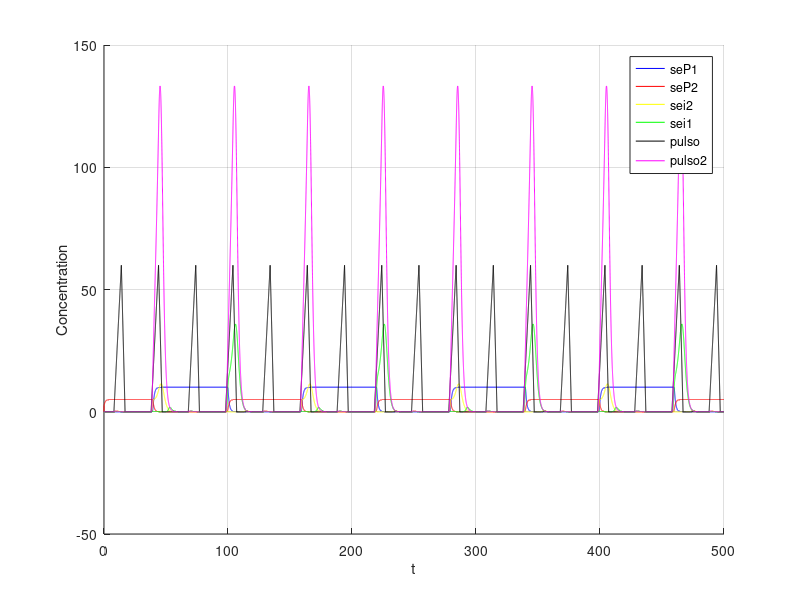
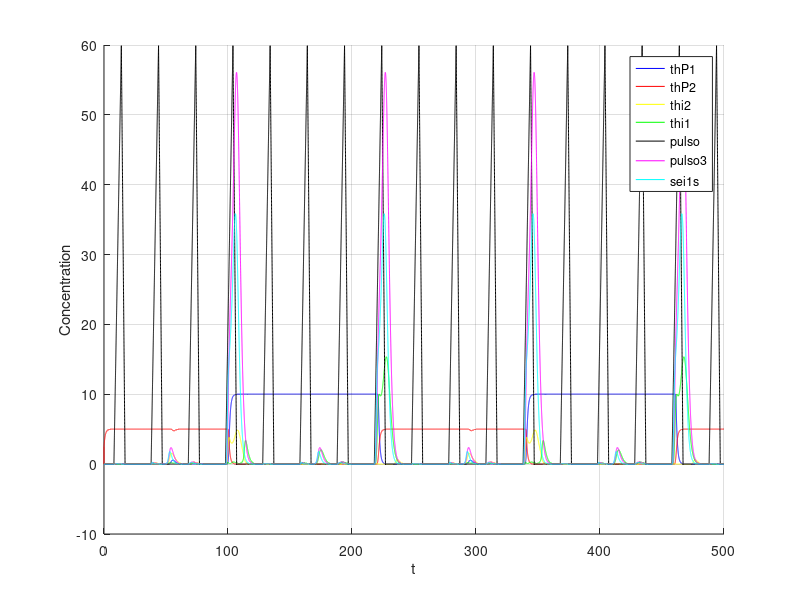
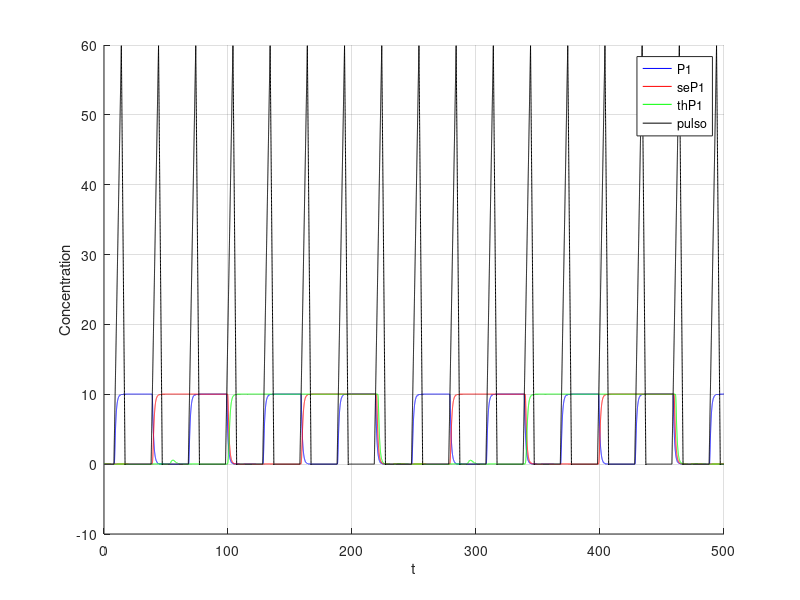

MATLAB code for these plots, in order:
clear;

dt=0.01; 
t=0:dt:500; 

%POR QUE BETA, SEBETA E THBETA MUDANDO DE 3 PARA 4 FUNCIONA?
%i = 1 ate 50.000

p1 = 0;
p2 = 2.5;
ii1 = 0;
ii2 = 0;

%
alpha0 = 0.1;

% maximal expression rates
km1 = 4;
km2 = 4;

%dissociation constant
kp1 = 1;
kp2 = 2;

% parametros do collins para os iis
beta2 =4;
gama2 = 4;

p1s = zeros(1, length(t));
p2s = zeros(1, length(t));

% pulso representa uma explosao na concentracao de mRNAs que possuem dois operators
% o primeiro precisa de p1 AND (NOT p2) e o segundo precisa de p2 AND (NOT p1)
pulso = zeros(1, length(t));

i1s = zeros(1, length(t));
i2s = zeros(1, length(t));


%posso alterar de diversas estranhas maneiras os alphas
alpha1 = 10; alpha2 = 5;
beta = 4;
gama = 4;


%2 and 3 bits
%mass action constant
k2 = 2;
k3 = 1.5;

%degradation rate
kd2 = 0.8;
kd3 = 0.9;
%end 2 and 3 bits

%-------------2bits---------------
% pulso para o segundo switch
pulso2 = zeros(1, length(t));
pulso2aux = 0;

sep1 = 0;
sep2 = 2.5;
seii1 = 0;
seii2 = 0;

% maximal expression rates
sekm1 = 1;
sekm2 = 1;

%dissociation constant
sekp1 = 1;
sekp2 = 2;

% parametros do collins para os iis
sebeta2 =4;
segama2 = 4;

sep1s = zeros(1, length(t));
sep2s = zeros(1, length(t));

sei1s = zeros(1, length(t));
sei2s = zeros(1, length(t));

sealpha1 = 10; sealpha2 = 5;
sebeta =4;
segama = 4;

%-------------3bits---------------
% pulso para o terceiroswitch
pulso3 = zeros(1, length(t));
pulso3aux = 0;

thp1 = 0;
thp2 = 2.5;
thii1 = 0;
thii2 = 0;

% maximal expression rates
thkm1 = 1;
thkm2 = 1;

%dissociation constant
thkp1 = 1;
thkp2 = 2;

% parametros do collins para os iis
thbeta2 =4;
thgama2 = 4;

thp1s = zeros(1, length(t));
thp2s = zeros(1, length(t));

thi1s = zeros(1, length(t));
thi2s = zeros(1, length(t));

thalpha1 = 10; thalpha2 = 5;
thbeta = 4;
thgama = 4;


soma = 0.1;
for i = 2:length(t)
   
   if (mod(i, 3000) >800 && mod(i,3000)<1400)
     pulso(i) = pulso(i-1)+soma;
   endif
   
   if (mod(i, 3000) >=1400 && mod(i,3000)<1700)
     pulso(i) = pulso(i-1)-soma*2;
   endif
  
  
div = 1 + p1/kp1 + p2/kp2 + (p1*p2)/(kp1*kp2);
  
  
%  verde, depende do p1 (azul) 
%  dpdt = alpha0 + km1 * pulso(i) * ((1 + p1 / (kp1)) / div) - kd1*ii1;
  dpdt = (  km1  *pulso(i) * ((1 + p1 / (kp1)) / div)     /   (1 + (ii2 / (1 + p1s(i) ) ) ^ beta2)   ) - ii1;
  ii1 = dpdt * dt + ii1;
  i1s(i) = ii1; 
  
  
%  amarelo deve ser o primeiro
% usei collins pois precisava que o crescimento de amarelo reprimisse o crescimento do verde.
%  dpdt = alpha0 + km2 * pulso(i) * ((1 + (p2) / (kp2 )) / div) - kd2*ii2;

% (pulso controla a execucao da  AND entre p1 e not p2) -> representa o maximal expression rate de collins           collins  para verde reprimir amarelo
  dpdt = (  km2  *pulso(i) * ((1 + p2 / (kp2)) / div)       /              (1 + (ii1 / (1 + p2s(i) ) ) ^ gama2)     ) - ii2;
  ii2 = dpdt * dt + ii2;
  i2s(i) = ii2; 
 
  dpdt = (alpha1 / (1 + (p2 / (1 + i2s(i) ) ) ^ beta )) - p1;
  p1 = dpdt * dt + p1;
  p1s(i) = p1;
  
  dpdt = (alpha2 / (1 + (p1 / (1 + i1s(i)) ) ^ gama)) - p2;
  p2 = dpdt * dt + p2;
  p2s(i) = p2;
  
  
%%  ----------2bits-----------
%%  mRNA que vai funcionar como pulso2
  dpdt =  k2*i1s(i) -kd2*pulso2aux;
  pulso2aux = dpdt * dt + pulso2aux;
  pulso2(i) = pulso2aux;
  
  sediv = 1 + sep1/sekp1 + sep2/sekp2 + (sep1*sep2)/(sekp1*sekp2);
  
  dpdt = (  sekm1  *pulso2(i) * ((1 + sep1 / (sekp1)) / sediv)     /   (1 + (seii2 / (1 + sep1s(i) ) ) ^ sebeta2)   ) - seii1;
  seii1 = dpdt * dt + seii1;
  sei1s(i) = seii1; 

  dpdt = (  sekm2  *pulso2(i) * ((1 + sep2 / (sekp2)) / sediv)       /              (1 + (seii1 / (1 + sep2s(i) ) ) ^ segama2)     ) - seii2;
  seii2 = dpdt * dt + seii2;
  sei2s(i) = seii2; 
 
  dpdt = (sealpha1 / (1 + (sep2 / (1 + sei2s(i) ) ) ^ sebeta )) - sep1;
  sep1 = dpdt * dt + sep1;
  sep1s(i) = sep1;
  
  dpdt = (sealpha2 / (1 + (sep1 / (1 + sei1s(i)) ) ^ segama)) - sep2;
  sep2 = dpdt * dt + sep2;
  sep2s(i) = sep2;

  
 %%  ----------3bits-----------
%%  mRNA que vai funcionar como pulso3
  dpdt =  k3*sei1s(i) -kd3*pulso3aux;
  pulso3aux = dpdt * dt + pulso3aux;
  pulso3(i) = pulso3aux;
  
  thdiv = 1 + thp1/thkp1 + thp2/thkp2 + (thp1*thp2)/(thkp1*thkp2);

  dpdt = (  thkm1  *pulso3(i) * ((1 + thp1 / (thkp1)) / thdiv)     /   (1 + (thii2 / (1 + thp1s(i) ) ) ^ thbeta2)   ) - thii1;
  thii1 = dpdt * dt + thii1;
  thi1s(i) = thii1; 

  dpdt = (  thkm2  *pulso3(i) * ((1 + thp2 / (thkp2)) / thdiv)       /              (1 + (thii1 / (1 + thp2s(i) ) ) ^ thgama2)     ) - thii2;
  thii2 = dpdt * dt + thii2;
  thi2s(i) = thii2;  
 
  dpdt = (thalpha1 / (1 + (thp2 / (1 + thi2s(i) ) ) ^ thbeta )) - thp1;
  thp1 = dpdt * dt + thp1;
  thp1s(i) = thp1;
  
  dpdt = (thalpha2 / (1 + (thp1 / (1 + thi1s(i)) ) ^ thgama)) - thp2;
  thp2 = dpdt * dt + thp2;
  thp2s(i) = thp2;
  
  


endfor

%figure;
%hold on;
%grid on;
%%plot(t, p1s, 'b;P1;', t ,p2s, 'r;P2;', t , pulso , 'k;pulso;');
%plot(t, p1s, 'b;P1;', t ,p2s, 'r;P2;', t , i2s, 'y;i2;', t ,i1s,'g;i1;', t , pulso , 'k;pulso;');
%xlabel('t');
%ylabel('Concentration');

figure;
hold on;
grid on;
%plot(t, p1s, 'b;P1;', t ,p2s, 'r;P2;', t , pulso , 'k;pulso;');
plot(t, sep1s, 'b;seP1;', t ,sep2s, 'r;seP2;', t , sei2s, 'y;sei2;', t ,sei1s,'g;sei1;', t , pulso , 'k;pulso;', t, pulso2, 'm;pulso2;');
xlabel('t');
ylabel('Concentration');


figure;
hold on;
grid on;
%plot(t, p1s, 'b;P1;', t ,p2s, 'r;P2;', t , pulso , 'k;pulso;');
plot(t, thp1s, 'b;thP1;', t ,thp2s, 'r;thP2;', t , thi2s, 'y;thi2;', t ,thi1s,'g;thi1;', t , pulso , 'k;pulso;', t, pulso3, 'm;pulso3;', t, sei1s, 'c;sei1s;');
xlabel('t');
ylabel('Concentration');

figure;
hold on;
grid on;
%plot(t, p1s, 'b;P1;', t ,p2s, 'r;P2;', t , pulso , 'k;pulso;');
plot(t, p1s, 'b;P1;', t, sep1s, 'r;seP1;', t, thp1s, 'g;thP1;', t , pulso , 'k;pulso;');
xlabel('t');
ylabel('Concentration');